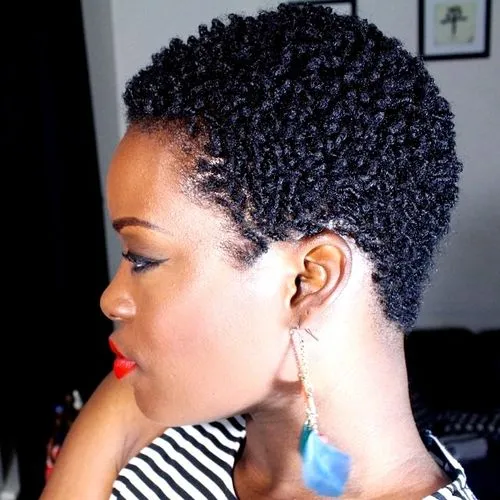
#> input picture data/styles/TWA teeny weeny afro natural/17-black-textured-TWA-hairstyle.webp, 500 x 500 px; its folder holds only this picture in this run
$ python -i extract_hair_features.py   (imports and definitions only)
#> lines starting #> are read from the running program, lines starting #| are printed output that depends on the picture
import cv2
import numpy as np
import os
import csv
from skimage.feature import local_binary_pattern
from skimage.filters import gabor
from skimage.color import rgb2gray
from skimage import img_as_float

LBP_RADIUS   = 3
LBP_N_POINTS = 8 * LBP_RADIUS
LBP_METHOD   = "uniform"

GABOR_FREQUENCIES  = [0.1, 0.2, 0.3]
GABOR_ORIENTATIONS = [0, np.pi/4, np.pi/2, 3*np.pi/4]

IMAGE_EXTS = ('.jpg', '.jpeg', '.png', '.webp', '.jfif')


def extract_lbp_features(gray_img):
    lbp = local_binary_pattern(gray_img, LBP_N_POINTS, LBP_RADIUS, method=LBP_METHOD)
    n_bins = LBP_N_POINTS + 2
    hist, _ = np.histogram(lbp.ravel(), bins=n_bins, range=(0, n_bins), density=True)
    return hist


def extract_gabor_features(gray_img):
    features = []
    for freq in GABOR_FREQUENCIES:
        for theta in GABOR_ORIENTATIONS:
            real, _ = gabor(gray_img, frequency=freq, theta=theta)
            features.append(real.mean())
            features.append(real.var())
    return np.array(features)


def extract_features(image_path):
    img = cv2.imread(image_path)
#> img is the input picture: shape (500, 500, 3); mean B, G, R 92.9, 92.6, 105.8
    if img is None:
        return None
    img = cv2.resize(img, (128, 128))
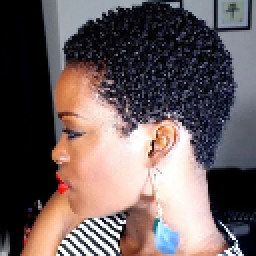
#> img: shape (128, 128, 3) (shown 2 times larger); mean B, G, R 92.8, 92.5, 105.7
    img_rgb = cv2.cvtColor(img, cv2.COLOR_BGR2RGB)
    gray = img_as_float(rgb2gray(img_rgb))
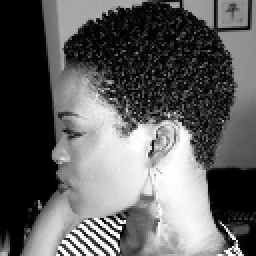
#> gray: shape (128, 128) float64 (shown 2 times larger); min 0, max 1, mean 0.374
    lbp_feat   = extract_lbp_features(gray)
#> in extract_lbp_features, `lbp = local_binary_pattern(gray_img, LBP_N_POINTS, LBP_RADIUS, method=..`:
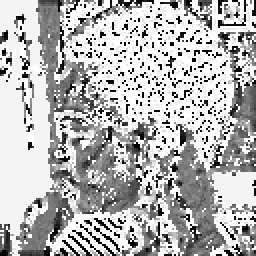
#> lbp: shape (128, 128) float64 (shown 2 times larger); min 0, max 25, mean 17.8; drawn with min black and max white
#> in extract_lbp_features, `hist, _ = np.histogram(lbp.ravel(), bins=n_bins, range=(0, n_bins), de..`: hist = 26 values, max 0.335 at index 25, min 0.00604 at index 18, mean 0.0385
#> lbp_feat has the same summary as hist in extract_lbp_features
    gabor_feat = extract_gabor_features(gray)
#> after the loop in extract_gabor_features, `for freq in GABOR_FREQUENCIES:`:
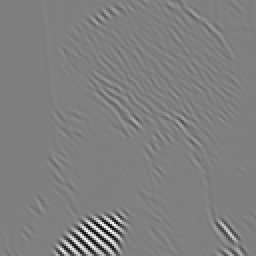
#> real: shape (128, 128) float64 (shown 2 times larger); min -0.224, max 0.224, mean 0.000422; drawn with min black and max white
#> after the loop in extract_gabor_features, `for freq in GABOR_FREQUENCIES:`: features = [0.00036, 0.000252, 0.000276, 9.73e-05, 0.00036, 0.000104, 0.000162, 7.37e-05, 0.000536, 0.000186, 0.000322, 8.72e-05, 0.000536, 9.83e-05, 0.000302, 0.000333, 0.000624, 0.00016, 0.000428, 8.31e-05, 0.000624, 0.000121, 0.000422, 0.000619]
#> gabor_feat = 24 values, max 0.000624 at index 16, min 7.37e-05 at index 7, mean 0.000299
    return np.concatenate([lbp_feat, gabor_feat])


# [43 lines left out: function process_dataset, not called in this run]


# [3 lines not run here, left out]

>>> result = extract_features('data/styles/TWA teeny weeny afro natural/17-black-textured-TWA-hairstyle.webp')
#> result = 50 values, max 0.335 at index 25, min 7.37e-05 at index 33, mean 0.0201
